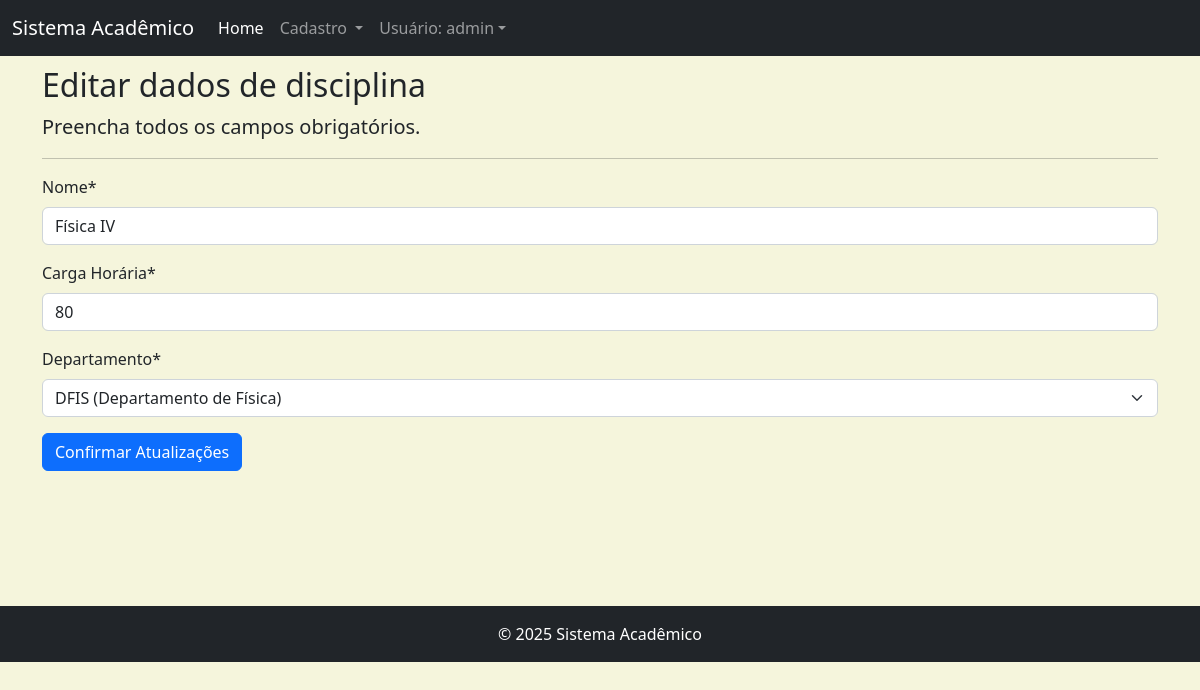
Page /editar/disciplina/3/ (signed in) on the committed database.
### cadastros/models.py (models this page shows, shortened)
class Disciplina(models.Model):
    nome = models.CharField(max_length=100)
    cargaHoraria = models.IntegerField(verbose_name="Carga Horária")
    departamento = models.ForeignKey(Departamento, on_delete=models.PROTECT)

class Departamento(models.Model):
    nome = models.CharField(max_length=50)
    sigla = models.CharField(max_length=5)
    def __str__(self):
        return "{} ({})".format(self.sigla, self.nome)

### cadastros/views.py (the view)
class DisciplinaUpdate(GroupRequiredMixin, LoginRequiredMixin, UpdateView):
    group_required = u"Administrador"
    model = Disciplina
    fields = ['nome', 'cargaHoraria', 'departamento']
    template_name = 'cadastros/form.html'
    success_url = reverse_lazy('listar-disciplina')
    login_url = reverse_lazy('login')
    def get_context_data(self, *args, **kwargs):
        context = super().get_context_data(*args, **kwargs)
        context['titulo'] = "Editar dados de disciplina"
        context['botao'] = "Confirmar Atualizações"
        return context

### cadastros/templates/cadastros/form.html (shortened to what this page needs)
{% extends 'paginas/base.html' %}
{% load static %}
{% load crispy_forms_tags %}
{% block conteudo %}
<h2>{{ titulo }}</h2>
<p class="lead">
    Preencha todos os campos obrigatórios.
</p>
<hr>
<form action="" method="POST">
    {{ form|crispy }}
    <button type="submit" class="btn btn-primary">
        {{ botao }}
    </button>
</form>
{% endblock %}

### paginas/templates/paginas/base.html (shortened to what this page needs)
{% load static %}
<!DOCTYPE html>
<html lang="pt-br">
<head>
    <link rel="stylesheet" href="https://cdn.jsdelivr.net/npm/bootstrap@5.2.3/dist/css/bootstrap.min.css">
    <link rel="stylesheet" href="{% static 'css/style.css' %}">
</head>
<body>
    <nav class="navbar navbar-expand-lg navbar-dark bg-dark">
        <div class="container-fluid">
            <a class="navbar-brand" href="#">Sistema Acadêmico</a>
            <div class="collapse navbar-collapse" id="navbarNav">
                <ul class="navbar-nav">
                    <li class="nav-item">
                        <a class="nav-link active" aria-current="page" href="{% url 'inicio' %}">Home</a>
                    </li>
                    {% if request.user.is_authenticated %}
                    <li class="nav-item dropdown" id="dropdownCadastro">
                        <a class="nav-link dropdown-toggle" role="button"
                        data-bs-toggle="dropdown" aria-expanded="false" href="#">
                            Cadastro
                        </a>
                    </li>
                    {% endif %}
                    {% if request.user.is_authenticated %}
                    <li class="nav-item dropdown" id="dropdownLogin">
                        <a class="nav-link dropdown-toggle" role="button" data-bs-toggle="dropdown" aria-expanded="false" href="#">Usuário: {{ user }}</a>
                    </li>
                    {% endif %}
                </ul>
            </div>
        </div>
    </nav>
    <div class="container">
        {% block conteudo %}{% endblock %}
    </div>
    <footer class="footer mt-auto py-3 bg-dark">
        <div class="rodape">
            {% block rodape %}
            <span class="text-bg-dark">© 2025 Sistema Acadêmico</span>
            {% endblock %}
        </div>
    </footer>
</body>
</html>

### static/css/style.css (style rules this page uses)
body { background-color: beige; }
.container { min-height: 550px; padding-top: 10px; }
.rodape { text-align: center; }

### rows in the picture
Disciplina: nome "Física IV", cargaHoraria "80", departamento "DFIS (Departamento de Física)"

### other values in the picture
{{ user }} "admin"
{{ titulo }} "Editar dados de disciplina"
{{ botao }} "Confirmar Atualizações"
